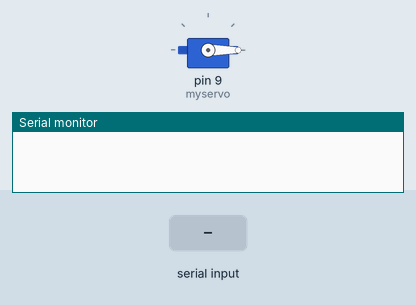
Bench run of a sketch on a simulated Arduino Uno, built with avr-gcc and run on an emulated ATmega328P. Parts: servo, the last lines printed to the serial monitor. The inputs (shaded band) are chosen by the test bench.

Above: at 1.2 s.
1.3 s: "90,45,200\n" received over Serial
At 3.5 s:
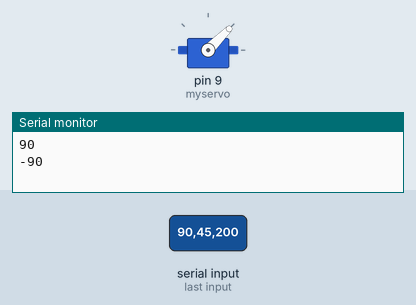
3.8 s: "30,150,10\n" received over Serial
At 5.7 s:
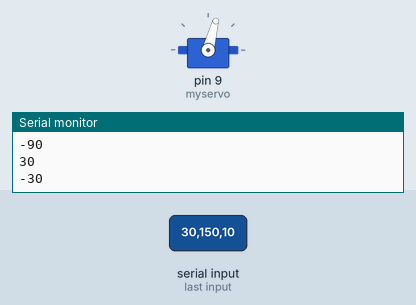
6.3 s: "5\n" received over Serial
At 8.5 s:
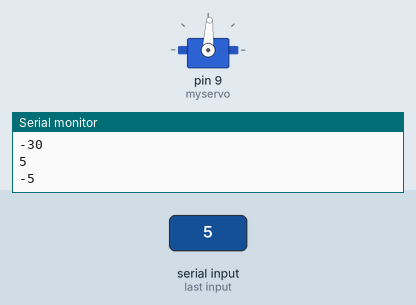
8.8 s: "90,45\n" received over Serial
At 10.5 s:
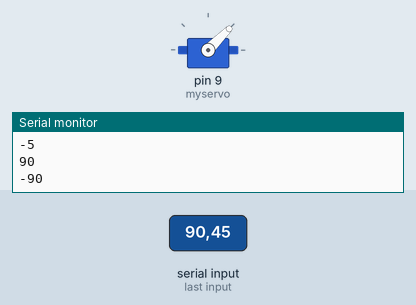
11.3 s: "30,150\n" received over Serial
At 13.7 s:
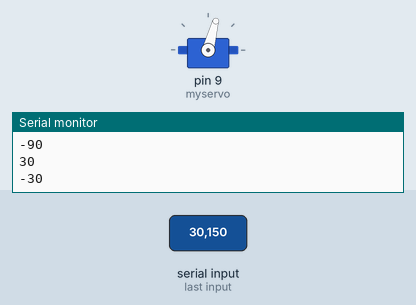
Timing chart, 0 to 14.8 s (numbered marks = the images above; inputs shaded):
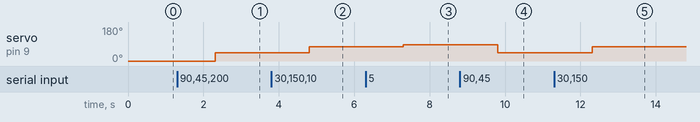

Measured:
- after the input at 1.3 s, servo on pin 9 (myservo): 0° → 45° after 1.0 s
- after the input at 3.8 s, servo on pin 9 (myservo): 45° → 75° after 1.0 s
- after the input at 6.3 s, servo on pin 9 (myservo): 75° → 87° after 1.0 s
- after the input at 8.8 s, servo on pin 9 (myservo): 87° → 45° after 1.0 s
- after the input at 11.3 s, servo on pin 9 (myservo): 45° → 75° after 1.0 s

The sketch:

3.ino
```cpp
#include <Servo.h>
#include <Keypad.h>
Servo myservo; // create servo object to control a servo
String serialInput = "";
int serialDegree = 0;

void setup() {
  myservo.attach(9,1000,2000);
  Serial.begin(9600);
}
void loop() {
  // put your main code here, to run repeatedly:

  //at first we check that the value is entered in to the terminal.
  //so after that it reads the string and converts it into the integer.
  // because if we enter the negative degree we will come out the range of 0 to 180
  // so we have to substract the intput with 180
  // then divided that into 2.
  //At last we print the result into the terminal
    if(Serial.available() > 0){
    serialInput = Serial.readString();
    Serial.println(serialInput.toInt());
    serialDegree = (180 - serialInput.toInt())/2;
    Serial.println(serialInput.toInt()* (-1));
  }
  myservo.write(serialDegree);

}
```
